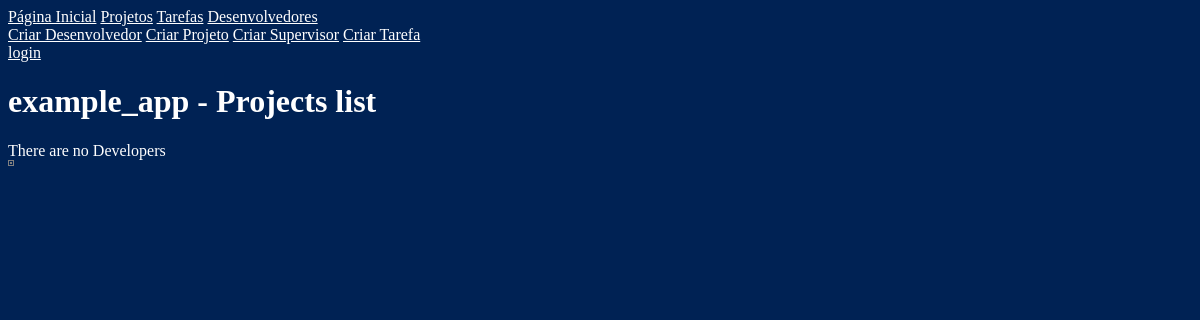
Page /list_developers on the earlier database version.
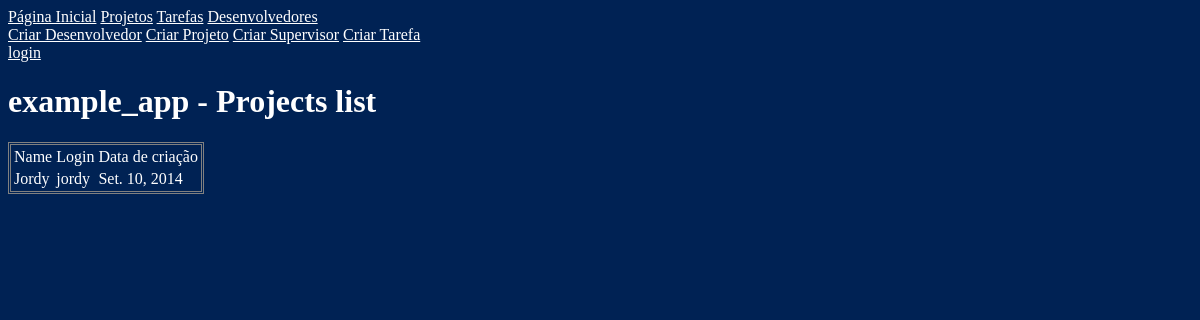
Same page on the later database version.
### example_app/models.py (models this page shows)
class UserProfile(models.Model):
	user_auth 		= models.OneToOneField(User,primary_key=True)
	phone 			= models.CharField(max_length=20,verbose_name="Phone")
	born_date 		= models.DateField(verbose_name="Born date", null=True,blank=True)
	last_connection = models.DateTimeField(verbose_name="Date of last connection", null=True,blank=True,default=None)
	years_seniority = models.IntegerField(verbose_name="Seniority",default=0)
	date_created 	= models.DateField(verbose_name="Date of Birthday",default=datetime.now())
	def __unicode__(self):
		return self.user_auth.last_name

class Developer(UserProfile):
	supervisor 		= models.ForeignKey(Supervisor,verbose_name="Supervisor")

class UserProfile(models.Model):
	user_auth 		= models.OneToOneField(User,primary_key=True)
	phone 			= models.CharField(max_length=20,verbose_name="Phone")
	born_date 		= models.DateField(verbose_name="Born date", null=True,blank=True)
	last_connection = models.DateTimeField(verbose_name="Date of last connection", null=True,blank=True,default=None)
	years_seniority = models.IntegerField(verbose_name="Seniority",default=0)
	date_created 	= models.DateField(verbose_name="Date of Birthday",default=datetime.now())
	def __unicode__(self):
		return self.user_auth.last_name

### example_app/templates/list_developer.html (shortened to what this page needs)
{% extends "base.html" %}
{% block h1 %}
	{{ bloc.super }} Projects list
{% endblock %}
{% block article_content %}
	<table class="tables">
	{% if object_list|length > 0 %}
		<thead>
			<tr>
				<td>Name</td>
				<td>Login</td>
				<td>Data de criação</td>
			</tr>
		</thead>
		<tbody>
			{% for dev in object_list %}
			<tr>
				<td>{{ dev }}</td>
				<td>{{ dev.user_auth.username }}</td>
				<td>{{ dev.date_created }}</td>
			</tr>
			{% endfor %}
		</tbody>
	</table>
	{% else %}
		<span> There are no Developers</span>
	{% endif %}
{% endblock %}

Differences in the rows shown:
added Developer: userprofile_ptr_id.last_name "Jordy", user_auth.username "jordy", date_created "Set. 10, 2014"
Other differences:
text no longer shown: "There are no Developers"
text now shown: "Name Login Data de criação"
